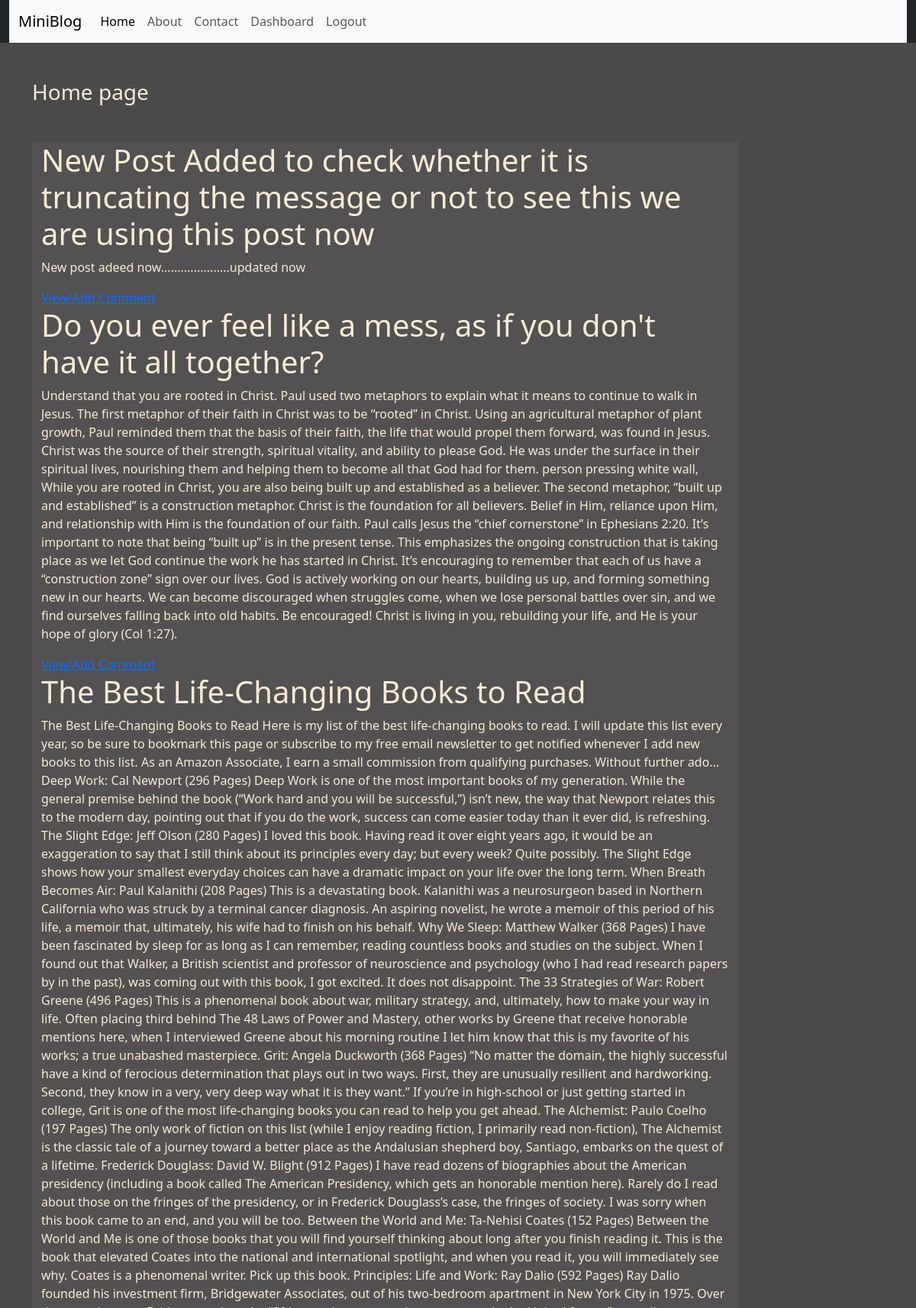
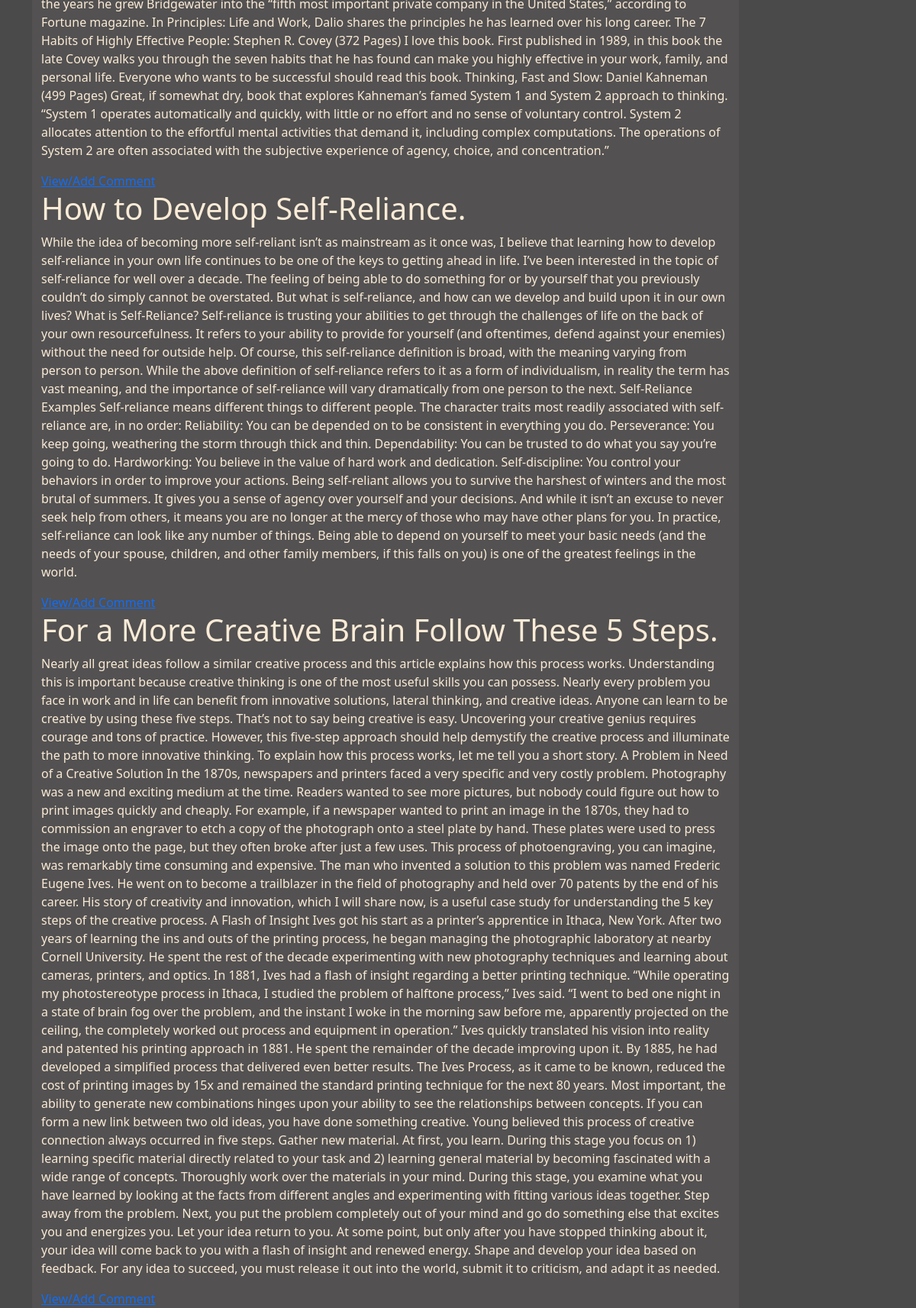
The app's page / (signed in) with its own data (2 pictures, top to bottom).
### blog/models.py (models this page shows)
class Post(models.Model):
    STATUS_CHOICES = (
        ("ongoing", "Ongoing"),
        ("ended", "Ended"),
    )
    title = models.CharField(max_length=200)
    description = models.TextField()
    timestamp = models.DateTimeField(default=timezone.now)
    status = models.CharField(max_length=10, choices=STATUS_CHOICES, default="ongoing")

### blog/views.py (the view)
# urls.py: path("", views.home),
def home(request):
    logger.info(
        f"User {request.user.username} is authenticated and trying to add a post."
    )
    try:
        posts = Post.objects.all().order_by("-timestamp")
        logger.debug(f"Successfully retrieved {posts.count()} posts from the database.")
    except Exception as e:
        logger.error(f"An error occurred while retrieving blog posts:{str(e)}")
    return render(request, "blog/home.html", {"posts": posts})

### blog/templates/blog/home.html (shortened to what this page needs)
{% extends 'blog/base.html' %}
{% load static %}
{% block content %}
    <div class="col-sm-10">
        <h3 class="my-5">Home page</h3>
        <div id="post-list">
            {% for post in posts %}
                <div class="jumbotron jumbotron-fluid jumbo-color" id="post-{{ post.id }}">
                    <div class="container">
                        <h3 class="display-6 font-weight-bold">{{ post.title }}</h3>
                        <p>{{ post.description }}</p>
                        {% if user.is_authenticated %}
                        <a href="#" class="toggle-comment-form" data-post-id="{{ post.id }}">View/Add Comment</a>
                        {% else %}
                        <p>You need to <a href="{% url 'login' %}">login</a> to comment.</p>
                        {% endif %}
                    </div>
                </div>
            {% endfor %}
        </div>
    </div>
{% endblock content %}

### blog/static/blog/css/style.css (style rules this page uses)
body { background-color: rgb(75, 74, 74); color:antiquewhite; }
.jumbo-color { background-color: rgb(83, 81, 81); }

### records on screen
Post: title "New Post Added to check whether it is truncating the message or not to see this we are using this post now", description "New post adeed now.....................updated now"
Post: title "Do you ever feel like a mess, as if you don't have it all together?", description "Understand that you are rooted in Christ. Paul used two metaphors to explain what it means to continue to walk in Jesus. The first metaphor of their faith in Christ was to be “rooted” in Christ. Using an agricultural metaphor of plant growth, Paul reminded them that the basis of their faith, the life that would propel them forward, was found in Jesus. Christ was the source of their strength, spiritual vitality, and ability to please God. He was under the surface in their spiritual lives, nourishing them and helping them to become all that God had for them. person pressing white wall, While you are rooted in Christ, you are also being built up and established as a believer. The second…"
Post: title "The Best Life-Changing Books to Read", description "The Best Life-Changing Books to Read Here is my list of the best life-changing books to read. I will update this list every year, so be sure to bookmark this page or subscribe to my free email newsletter to get notified whenever I add new books to this list. As an Amazon Associate, I earn a small commission from qualifying purchases. Without further ado... Deep Work: Cal Newport (296 Pages) Deep Work is one of the most important books of my generation. While the general premise behind the book (“Work hard and you will be successful,”) isn’t new, the way that Newport relates this to the modern day, pointing out that if you do the work, success can come easier today than it ever did, is…"
Post: title "How to Develop Self-Reliance.", description "While the idea of becoming more self-reliant isn’t as mainstream as it once was, I believe that learning how to develop self-reliance in your own life continues to be one of the keys to getting ahead in life. I’ve been interested in the topic of self-reliance for well over a decade. The feeling of being able to do something for or by yourself that you previously couldn’t do simply cannot be overstated. But what is self-reliance, and how can we develop and build upon it in our own lives? What is Self-Reliance? Self-reliance is trusting your abilities to get through the challenges of life on the back of your own resourcefulness. It refers to your ability to provide for yourself (and…"
Post: title "For a More Creative Brain Follow These 5 Steps.", description "Nearly all great ideas follow a similar creative process and this article explains how this process works. Understanding this is important because creative thinking is one of the most useful skills you can possess. Nearly every problem you face in work and in life can benefit from innovative solutions, lateral thinking, and creative ideas. Anyone can learn to be creative by using these five steps. That’s not to say being creative is easy. Uncovering your creative genius requires courage and tons of practice. However, this five-step approach should help demystify the creative process and illuminate the path to more innovative thinking. To explain how this process works, let me tell you a…"
